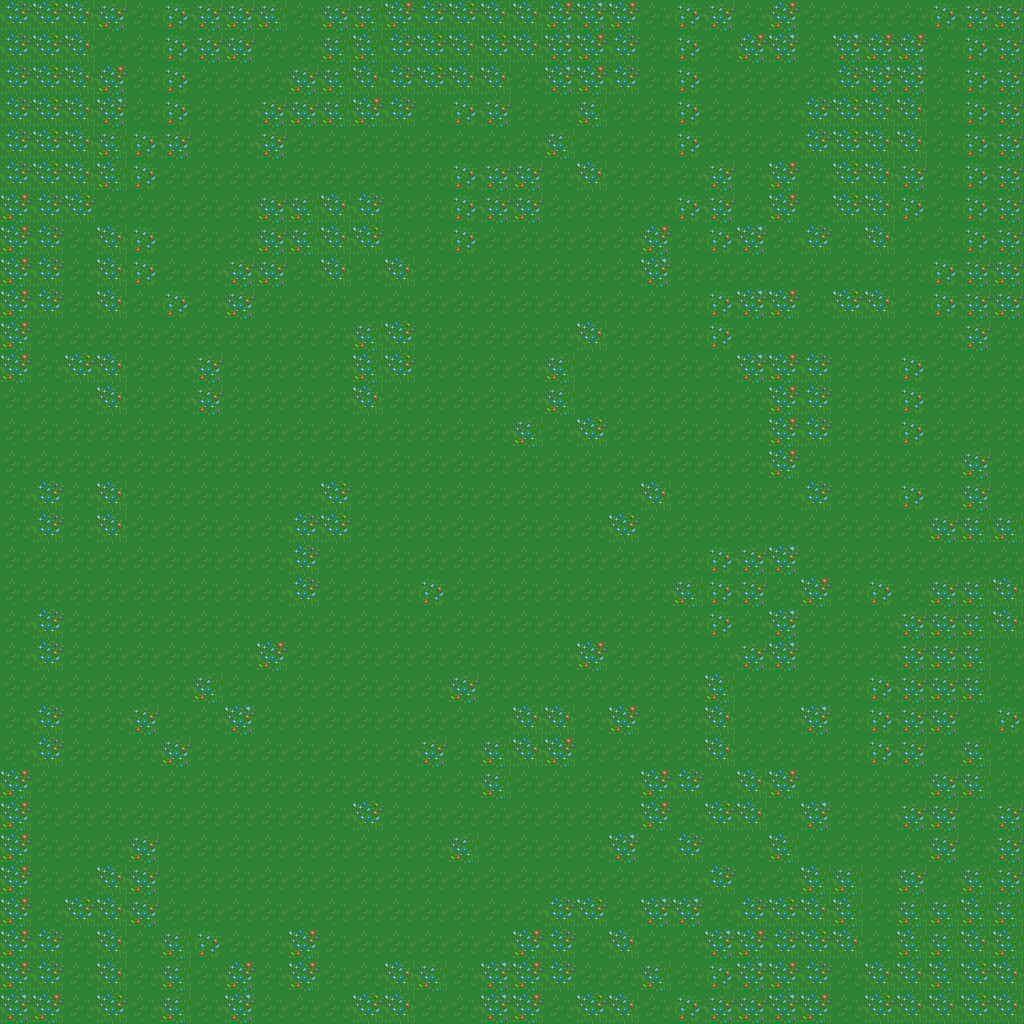

The image is a tile-based game level rendered from a .tmx file. Its description and complete source (layers, tilesets, objects, tile grids) follow:
An orthogonal 32x32 tile map with 32x32 px tiles, 1 tile layer (ground), 3 tilesets.

<map version="1.2" tiledversion="1.2.2" orientation="orthogonal" renderorder="right-down" width="32" height="32" tilewidth="32" tileheight="32" infinite="0" nextlayerid="4" nextobjectid="1">
 <tileset firstgid="1" name="Tile_field" tilewidth="32" tileheight="32" tilecount="4096" columns="64">
  <image source="Tile_field.png" width="2048" height="2048" />
 </tileset>
 <tileset firstgid="4097" name="forest_tiles" tilewidth="32" tileheight="32" tilecount="256" columns="16">
  <image source="forest_tiles.png" width="512" height="512" />
 </tileset>
 <tileset firstgid="4353" name="mimic" tilewidth="32" tileheight="32" tilecount="12" columns="3">
  <image source="mimic.png" width="96" height="128" />
 </tileset>
 <layer id="1" name="ground" width="32" height="32">
  <data encoding="csv">
4131,4132,4133,4100,4097,4098,4099,4100,4101,4097,4100,4101,4130,4131,4132,4133,4133,4113,4129,4130,4097,4098,4099,4097,4113,4097,4097,4097,4097,4098,4099,4100,
4131,4132,4133,4097,4097,4098,4099,4100,4097,4097,4101,4117,4131,4132,4133,4132,4133,4129,4130,4131,4097,4098,4097,4113,4129,4097,4129,4113,4113,4097,4098,4099,
4131,4132,4133,4113,4097,4098,4097,4097,4097,4100,4101,4133,4131,4132,4133,4133,4097,4129,4130,4131,4097,4098,4097,4097,4097,4097,4131,4129,4129,4097,4098,4099,
4131,4132,4133,4129,4097,4098,4097,4097,4099,4100,4101,4130,4131,4097,4098,4099,4097,4097,4101,4097,4097,4098,4097,4097,4097,4131,4132,4133,4133,4097,4098,4099,
4131,4132,4133,4101,4098,4099,4097,4097,4099,4097,4097,4097,4097,4097,4097,4097,4097,4101,4097,4097,4097,4098,4097,4097,4097,4131,4132,4133,4133,4097,4098,4099,
4131,4132,4133,4117,4098,4097,4097,4097,4097,4097,4097,4097,4097,4097,4098,4099,4100,4097,4133,4097,4097,4097,4099,4097,4130,4097,4132,4133,4099,4097,4098,4099,
4130,4131,4132,4097,4097,4097,4097,4097,4100,4101,4133,4131,4097,4097,4098,4099,4100,4097,4097,4097,4097,4098,4099,4097,4130,4097,4132,4133,4098,4097,4098,4099,
4130,4131,4097,4133,4098,4097,4097,4097,4100,4101,4133,4132,4097,4097,4098,4097,4097,4097,4097,4097,4113,4097,4098,4129,4097,4131,4097,4133,4097,4097,4098,4099,
4130,4131,4097,4133,4098,4097,4097,4099,4100,4097,4133,4097,4133,4097,4097,4097,4097,4097,4097,4097,4129,4097,4097,4097,4097,4097,4097,4097,4097,4098,4099,4100,
4130,4131,4097,4133,4097,4098,4097,4100,4097,4097,4097,4097,4097,4097,4097,4097,4097,4097,4097,4097,4097,4097,4098,4129,4130,4097,4132,4133,4097,4098,4099,4100,
4130,4097,4097,4097,4097,4097,4097,4097,4097,4097,4097,4101,4132,4097,4097,4097,4097,4097,4133,4097,4097,4097,4098,4097,4097,4097,4097,4097,4097,4097,4099,4097,
4130,4097,4132,4133,4097,4097,4099,4097,4097,4097,4097,4117,4132,4097,4097,4097,4097,4101,4097,4097,4097,4097,4097,4129,4130,4131,4097,4097,4098,4097,4097,4097,
4097,4097,4097,4133,4097,4097,4099,4097,4097,4097,4097,4133,4097,4097,4097,4097,4097,4101,4097,4097,4097,4097,4097,4097,4130,4131,4097,4097,4098,4097,4097,4097,
4097,4097,4097,4097,4097,4097,4097,4097,4097,4097,4097,4097,4097,4097,4097,4097,4101,4097,4132,4097,4097,4097,4097,4097,4130,4131,4097,4097,4098,4097,4097,4097,
4097,4097,4097,4097,4097,4097,4097,4097,4097,4097,4097,4097,4097,4097,4097,4097,4097,4097,4097,4097,4097,4097,4097,4097,4130,4097,4097,4097,4097,4097,4100,4097,
4097,4131,4097,4133,4097,4097,4097,4097,4097,4097,4132,4097,4097,4097,4097,4097,4097,4097,4097,4097,4133,4097,4097,4097,4097,4131,4097,4097,4098,4097,4100,4097,
4097,4131,4097,4133,4097,4097,4097,4097,4097,4131,4132,4097,4097,4097,4097,4097,4097,4097,4097,4132,4097,4097,4097,4097,4097,4097,4097,4097,4097,4100,4101,4101,
4097,4097,4097,4097,4097,4097,4097,4097,4097,4131,4097,4097,4097,4097,4097,4097,4097,4097,4097,4097,4097,4097,4098,4099,4129,4097,4097,4097,4097,4097,4097,4097,
4097,4097,4097,4097,4097,4097,4097,4097,4097,4131,4097,4097,4097,4098,4097,4097,4097,4097,4097,4097,4097,4101,4098,4099,4097,4130,4097,4098,4097,4100,4101,4133,
4097,4131,4097,4097,4097,4097,4097,4097,4097,4097,4097,4097,4097,4097,4097,4097,4097,4097,4097,4097,4097,4097,4098,4097,4129,4097,4097,4097,4099,4100,4101,4133,
4097,4131,4097,4097,4097,4097,4097,4097,4130,4097,4097,4097,4097,4097,4097,4097,4097,4097,4130,4097,4097,4097,4097,4099,4129,4097,4097,4097,4099,4100,4101,4097,
4097,4097,4097,4097,4097,4097,4101,4097,4097,4097,4097,4097,4097,4097,4100,4097,4097,4097,4097,4097,4097,4097,4117,4097,4097,4097,4097,4098,4099,4100,4101,4097,
4097,4131,4097,4097,4099,4097,4097,4129,4097,4097,4097,4097,4097,4097,4097,4097,4133,4133,4097,4130,4097,4097,4133,4097,4097,4129,4097,4098,4099,4100,4097,4098,
4097,4131,4097,4097,4097,4100,4097,4097,4097,4097,4097,4097,4097,4099,4097,4101,4133,4130,4097,4097,4097,4097,4133,4097,4097,4097,4097,4098,4099,4097,4101,4097,
4130,4097,4097,4097,4097,4097,4097,4097,4097,4097,4097,4097,4097,4097,4097,4101,4097,4097,4097,4097,4130,4131,4097,4133,4130,4097,4097,4097,4097,4100,4101,4097,
4130,4097,4097,4097,4097,4097,4097,4097,4097,4097,4097,4132,4097,4097,4097,4097,4097,4097,4097,4097,4130,4097,4132,4133,4097,4129,4097,4097,4099,4100,4097,4099,
4130,4097,4097,4097,4100,4097,4097,4097,4097,4097,4097,4097,4097,4097,4101,4097,4097,4097,4097,4129,4097,4131,4097,4097,4117,4097,4097,4097,4097,4100,4097,4099,
4130,4097,4097,4133,4100,4097,4097,4097,4097,4097,4097,4097,4097,4097,4097,4097,4097,4097,4097,4097,4097,4097,4131,4097,4097,4117,4101,4097,4100,4097,4101,4099,
4130,4097,4132,4133,4100,4097,4097,4097,4097,4097,4097,4097,4097,4097,4097,4097,4097,4131,4132,4097,4129,4129,4097,4131,4132,4133,4117,4097,4101,4101,4117,4101,
4130,4131,4097,4133,4097,4101,4098,4097,4097,4130,4097,4097,4097,4097,4097,4097,4130,4131,4097,4133,4097,4097,4129,4130,4131,4132,4133,4097,4117,4101,4133,4117,
4130,4131,4097,4133,4097,4101,4097,4113,4097,4130,4097,4097,4133,4101,4097,4129,4130,4131,4097,4097,4101,4097,4098,4129,4130,4131,4097,4133,4133,4117,4132,4133,
4129,4130,4097,4132,4097,4101,4097,4129,4097,4097,4097,4132,4133,4097,4097,4129,4130,4097,4132,4133,4097,4098,4099,4100,4129,4130,4097,4132,4133,4133,4132,4133
</data>
 </layer>
</map>
